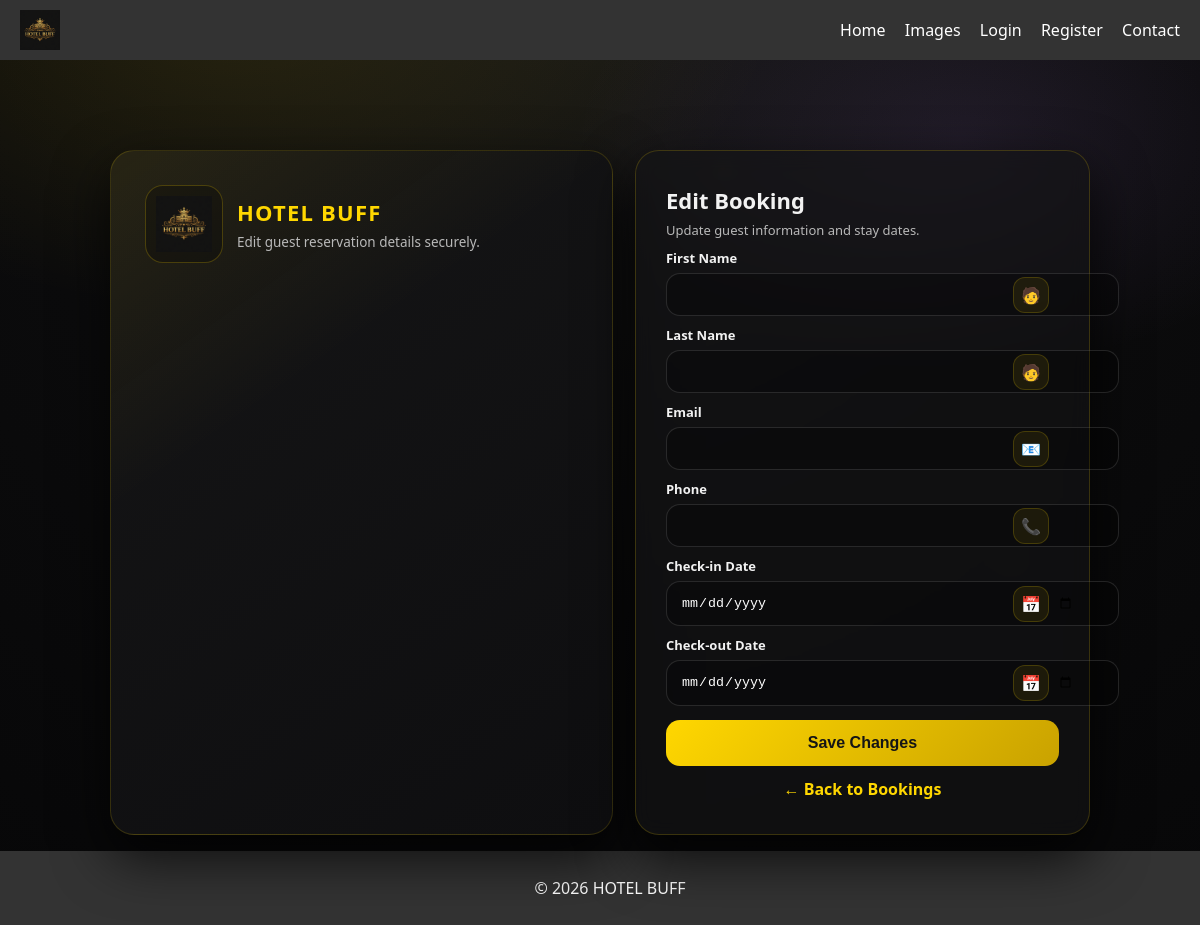
Before: /admin/edit/18 with the older database file.
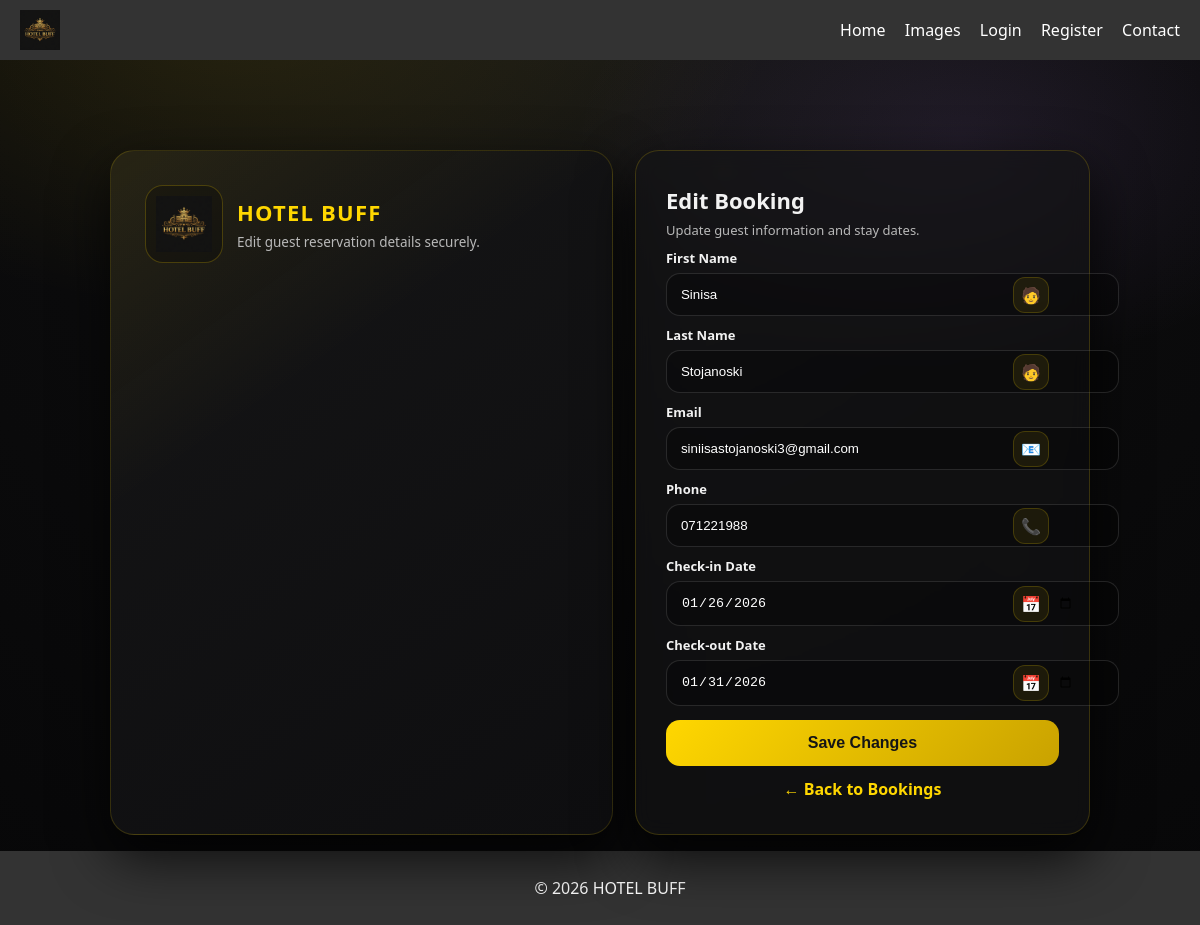
After: the same page with the newer database file.
### tables this page shows
CREATE TABLE bookings (
            id INTEGER PRIMARY KEY AUTOINCREMENT,
            first_name TEXT NOT NULL,
            last_name TEXT NOT NULL,
            email TEXT NOT NULL,
            phone TEXT NOT NULL,
            checkin_date TEXT NOT NULL,
            checkout_date TEXT NOT NULL,
            created_at TEXT NOT NULL
        );

### app.py (the view, shortened to what this page needs)
@app.route("/admin/edit/<int:booking_id>", methods=["GET", "POST"])
def edit_booking(booking_id):
    conn = get_db_connection()
    booking = conn.execute(
        "SELECT * FROM bookings WHERE id=?",
        (booking_id,)
    ).fetchone()
    conn.close()
    return render_template("edit_booking.html", booking=booking)

### database.py (called while the page is built)
def get_db_connection():
    conn = sqlite3.connect(DB_NAME, timeout=10, check_same_thread=False)
    conn.row_factory = sqlite3.Row
    return conn

### templates/edit_booking.html (shortened to what this page needs)
{% extends "base.html" %}
{% block content %}
<div class="bg-particles">
  <span class="p"></span><span class="p"></span><span class="p"></span><span class="p"></span><span class="p"></span>
</div>
<div class="wrap">
  <div class="shell">
    <section class="brand-panel">
      <div class="brand-top">
        <div class="logo-hero">
          <img src="{{ url_for('static', filename='images/logo.png') }}" alt="HOTEL BUFF">
        </div>
        <div class="brand-title">
          <h1>HOTEL BUFF</h1>
          <p>Edit guest reservation details securely.</p>
        </div>
      </div>
    </section>
    <section class="card">
      <div class="head">
        <h2>Edit Booking</h2>
        <p>Update guest information and stay dates.</p>
      </div>
      <form method="POST">
        <div class="field">
          <label>First Name</label>
          <div class="control">
            <input type="text" name="first_name" value="{{ booking.first_name }}" required>
            <div class="icon">🧑</div>
          </div>
        </div>
        <div class="field">
          <label>Last Name</label>
          <div class="control">
            <input type="text" name="last_name" value="{{ booking.last_name }}" required>
            <div class="icon">🧑</div>
          </div>
        </div>
        <div class="field">
          <label>Email</label>
          <div class="control">
            <input type="email" name="email" value="{{ booking.email }}" required>
            <div class="icon">📧</div>
          </div>
        </div>
        <div class="field">
          <label>Phone</label>
          <div class="control">
            <input type="text" name="phone" value="{{ booking.phone }}" required>
            <div class="icon">📞</div>
          </div>
        </div>
        <div class="field">
          <label>Check-in Date</label>
          <div class="control">
            <input type="date" name="checkin_date" value="{{ booking.checkin_date }}" required>
            <div class="icon">📅</div>
          </div>
        </div>
        <div class="field">
          <label>Check-out Date</label>
          <div class="control">
            <input type="date" name="checkout_date" value="{{ booking.checkout_date }}" required>
            <div class="icon">📅</div>
          </div>
        </div>
        <button class="btn" type="submit">Save Changes</button>
        <div class="link">
          <a href="{{ url_for('admin_bookings') }}">← Back to Bookings</a>
        </div>
      </form>
    </section>
  </div>
</div>
{% endblock %}

### templates/base.html (shortened to what this page needs)
<!DOCTYPE html>
<html lang="en">
<head>
    <link rel="stylesheet" href="{{ url_for('static', filename='css/style.css') }}">
</head>
<body>
    <header>
        <img src="{{ url_for('static', filename='images/logo.png') }}" alt="HOTEL BUFF" class="logo">
        <nav>
            <a href="{{ url_for('home') }}">Home</a>
            {% if 'user' in session %}
                <a href="{{ url_for('booking') }}">Book Now</a>
                {% if session['user'] != 'admin' %}
                    <a href="{{ url_for('booking_status') }}">Booking Status</a>
                {% endif %}
                {% if session['user'] == 'admin' %}
                    <a href="{{ url_for('admin_bookings') }}">Registered</a>
                    <a href="{{ url_for('admin_users') }}">Registered Users</a>
                {% endif %}
                <a href="{{ url_for('logout') }}">Logout</a>
            {% else %}
                <a href="{{ url_for('images') }}">Images</a>
                <a href="{{ url_for('login') }}">Login</a>
                <a href="{{ url_for('register') }}">Register</a>
                <a href="{{ url_for('contact') }}">Contact</a>
            {% endif %}
        </nav>
    </header>
    <main>
    {% block content %}{% endblock %}
    </main>
    <footer>
        <p>© 2026 HOTEL BUFF</p>
    </footer>
</body>
</html>

### static/css/style.css (style rules this page uses)
body { font-family: Arial, sans-serif; margin: 0; padding: 0; background-color: #f5f5f5; }
header { background-color: #333; color: #fff; padding: 10px 20px; display: flex; align-items: center; justify-content: space-between; }
header .logo { height: 40px; }
header nav a { color: #fff; margin-left: 15px; text-decoration: none; }
main { padding: 20px; }
footer { background-color: #333; color: #fff; text-align: center; padding: 10px; position: fixed; bottom: 0; width: 100%; }

### templates/edit_booking.html (style rules this page uses)
:root { --bg1:#0b0b0c; --card: rgba(20,20,22,.62); --stroke: rgba(255,215,0,.18); --gold:#ffd700; --gold2:#c9a200; --text:#f2f2f2; --muted:#b9b9b9; --danger:#ff4d4d; --ok:#4dff8b; }
body { background: radial-gradient(900px 520px at 20% 0%, rgba(255,215,0,.10), transparent 60%), radial-gradient(700px 420px at 80% 15%, rgba(187,134,252,.10), transparent 55%), radial-gradient(circle at top, #161616, #0b0b0c 55%, #070708); color: var(--text); font-family: "Segoe UI", system-ui, Arial, sans-serif; overflow-x:hidden; }
.bg-particles { position: fixed; inset:0; pointer-events:none; z-index:0; opacity:.55; }
.p { position:absolute; width:6px; height:6px; border-radius:999px; background: radial-gradient(circle, rgba(255,215,0,.9), rgba(255,215,0,.05)); animation: float 9s ease-in-out infinite; }
.p:nth-child(1) { left:10%; top:22%; }
.p:nth-child(2) { left:22%; top:76%; }
.p:nth-child(3) { left:60%; top:18%; }
.p:nth-child(4) { left:84%; top:60%; }
.p:nth-child(5) { left:50%; top:82%; }
.wrap { position: relative; z-index:1; min-height: calc(100vh - 160px); display:flex; align-items:center; justify-content:center; padding: 70px 14px; }
.shell { width:100%; max-width: 980px; display:grid; grid-template-columns: 1.05fr .95fr; gap: 22px; }
.brand-panel { border-radius: 24px; background: linear-gradient(145deg, rgba(255,215,0,.08), rgba(0,0,0,.0) 35%), linear-gradient(145deg, #151516, #0e0e10); border: 1px solid rgba(255,215,0,.16); box-shadow: 0 22px 55px rgba(0,0,0,.75); padding: 34px; position: relative; overflow:hidden; }
.brand-top { display:flex; gap:14px; align-items:center; margin-bottom:18px; }
.logo-hero { width:76px; height:76px; border-radius:18px; background: rgba(0,0,0,.25); border:1px solid rgba(255,215,0,.22); display:flex; align-items:center; justify-content:center; }
.logo-hero img { width:56px; }
.brand-title h1 { margin:0; font-size: 22px; letter-spacing:1.2px; color: var(--gold); }
.brand-title p { margin:6px 0 0; color: var(--muted); font-size: 13.5px; }
.card { border-radius: 24px; background: var(--card); border: 1px solid var(--stroke); backdrop-filter: blur(10px); box-shadow: 0 22px 55px rgba(0,0,0,.78); padding: 34px 30px; position: relative; }
.head h2 { margin:0; font-size:22px; }
.head p { margin:6px 0 0; color:var(--muted); font-size:13px; }
.field { margin-top:10px; }
.field label { display:block; margin-bottom:6px; font-weight:700; font-size:13px; }
.control { position:relative; }
.control input { width:100%; padding:13px 44px 13px 14px; border:1px solid rgba(255,255,255,.12); border-radius:14px; background: rgba(0,0,0,.28); color:#fff; }
.icon { position:absolute; right:10px; top:50%; transform:translateY(-50%); width:34px; height:34px; border-radius:12px; border:1px solid rgba(255,215,0,.18); background: rgba(255,215,0,.08); display:flex; align-items:center; justify-content:center; }
.btn { width:100%; margin-top:14px; padding:14px; border:none; border-radius:14px; background: linear-gradient(135deg, var(--gold), var(--gold2)); color:#151515; font-size:16px; font-weight:900; cursor:pointer; transition:.25s; }
.link { margin-top:12px; text-align:center; }
.link a { color: var(--gold); text-decoration:none; font-weight:900; }

Changed rows visible on the page:
added bookings: first_name "Sinisa", last_name "Stojanoski", email "siniisastojanoski3@gmail.com", phone "071221988", checkin_date "01/26/2026", checkout_date "01/31/2026"
